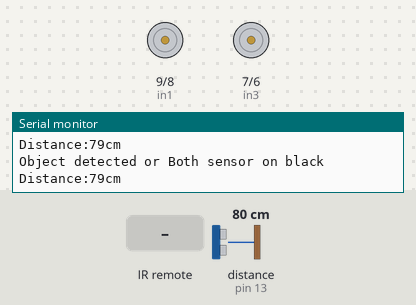
Recording of a sketch running on a simulated Arduino Uno, built with avr-gcc and run on an emulated ATmega328P. Parts: motor-driver pin pairs drawn as motors (green arrow = first pin HIGH = forward, orange = second pin HIGH = backward, longer = more drive, scaled by the enable pin), the last lines printed to the serial monitor. Wiring (inferred from the names in the program): ultrasonic range finder: trigger pin 12; echo pin 13. The inputs (shaded band) are chosen by the test bench; at power-on: distance to the obstacle (sensor on pin 13) 80 cm. The echo pulse lasts 58.3 µs per cm.

Above: at 1.4 s.
1.5 s: infrared code 0xFD8877 received
At 3.2 s:
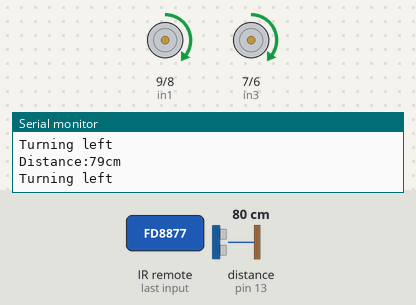
4.0 s: distance to the obstacle (sensor on pin 13) set to 43 cm
6.2 s: distance to the obstacle (sensor on pin 13) set to 36 cm
At 8.0 s:
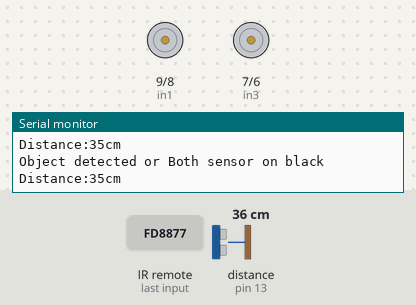
8.4 s: distance to the obstacle (sensor on pin 13) set to 60 cm
At 10.0 s:
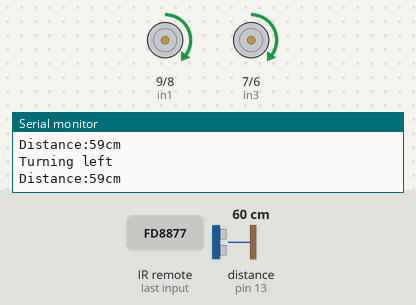
11.0 s: infrared code 0xFD48B7 received
At 13.2 s:
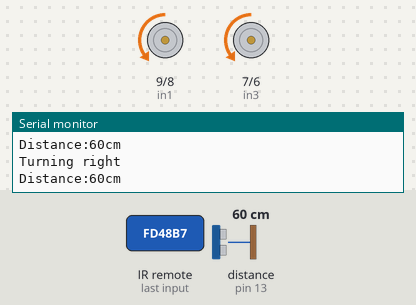
13.5 s: infrared code 0xFD28D7 received
At 15.4 s:
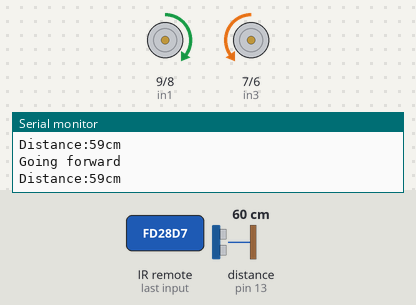
Timing chart, 0 to 16.9 s (numbered marks = the images above; inputs shaded):
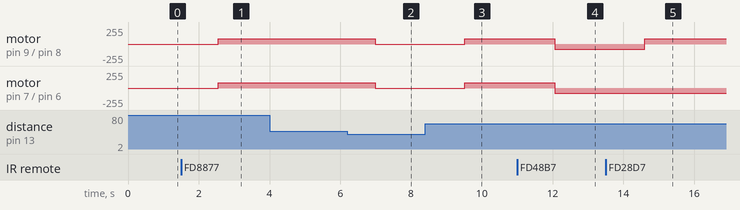

Measured:
- the behaviour switches between 41 and 40 cm on distance to the obstacle (sensor on pin 13) (found by bisection; images 1 and 2)
- after the input at 1.5 s, motor on pin 9 (in1) / pin 8 (in2), motor on pin 7 (in3) / pin 6 (in4): stopped → forward 80/255 after 1.0 s
- after the input at 6.2 s, motor on pin 9 (in1) / pin 8 (in2), motor on pin 7 (in3) / pin 6 (in4): forward 80/255 → stopped after 0.79 s
- after the input at 8.4 s, motor on pin 9 (in1) / pin 8 (in2), motor on pin 7 (in3) / pin 6 (in4): stopped → forward 80/255 after 1.1 s
- after the input at 11.0 s, motor on pin 9 (in1) / pin 8 (in2), motor on pin 7 (in3) / pin 6 (in4): forward 80/255 → backward 80/255 after 1.1 s
- after the input at 13.5 s, motor on pin 9 (in1) / pin 8 (in2): backward 80/255 → forward 80/255 after 1.1 s

The sketch:

Line_following_SIM__White_line_.ino
```cpp
//#include <Arduino.h>
#include <IRremote.h>


/* Loop */
const byte IR = 20;
const byte ultraSonic = 21;
const byte decider = 22;
const byte Forward = 23;
const byte turnRight = 24;
const byte turnLeft = 25;
const byte object = 26;
volatile byte Mode = 20;


/*IR sensors */
const byte virtualIR = 2;
int IR1, IR2;           // Sensor 1 is on the left and Sensor 2 is on the right
IRrecv irrecv(virtualIR);
decode_results virtualIR_read;

/* distance */
const byte trigPin= 12;
const byte echoPin= 13;
int currentDistance;


/* Motors */
const byte enA = 10;   // Motor A connections
const byte in1 = 9;
const byte in2 = 8;
const byte enB = 5;   // Motor B connections
const byte in3 = 7;
const byte in4 = 6;
const byte speed = 150;
const byte turnSpeed = 80;

/* functions */
void distance();
void forward();
void backward();
void forward_right();
void forward_left();
void stop();
void map_IRsensor();


void setup() {
  pinMode(9,OUTPUT);
  pinMode(8,OUTPUT);
  pinMode(7,OUTPUT);
  pinMode(6,OUTPUT);
  pinMode(enA, OUTPUT);
  pinMode(enB, OUTPUT);
  analogWrite(enA, speed);
  analogWrite(enB, speed);

  pinMode(trigPin, OUTPUT);
  pinMode(echoPin, INPUT);

  irrecv.enableIRIn();

  Serial.begin(9600);
}


void loop(){


   switch (Mode)
   {

   case IR:

     map_IRsensor();

     Mode = ultraSonic;

   break;
   case ultraSonic:
   distance();
   delay(500);
   Mode = decider;
   break;
   case decider:

     if (IR1 == 0 && IR2 == 1 && currentDistance >= 40)
     {
       Serial.println("Turning left");
       Mode = turnLeft;
     }else if (IR1 == 1 && IR2 == 0 && currentDistance >= 40)
     {
       Serial.println("Turning right");
       Mode = turnRight;
     }else if (IR1 == 1 && IR2 == 1 && currentDistance >= 40)
     {
       Serial.println("Going forward");
       Mode = Forward;
     }else if ( (IR1 == 0 && IR2 == 0) || currentDistance <= 40)
     {
       Serial.println("Object detected or Both sensor on black");
       Mode = object;
     }
   break;
   case Forward:
   forward();

   Mode = IR;
   break;

   case turnLeft:
    forward_left();

  Mode = IR;
  break;

  case turnRight:
    forward_right();

    Mode = IR;
    break;
  case object:
     stop();

     Mode = IR;
   break;

   default:
     break;
   }
}


//Motor Commands
void forward() {
 digitalWrite(in1, HIGH);
 digitalWrite(in2, LOW);
 digitalWrite(in3, LOW);
 digitalWrite(in4, HIGH);
}

void backward() {
 digitalWrite(in1, LOW);
 digitalWrite(in2, HIGH);
 digitalWrite(in3, HIGH);
 digitalWrite(in4, LOW);
}

void forward_right() {

 analogWrite(enA, turnSpeed);
 analogWrite(enB, turnSpeed);

 digitalWrite(in1, LOW);
 digitalWrite(in2, HIGH);
 digitalWrite(in3, LOW);
 digitalWrite(in4, HIGH);
}

void forward_left() {

 analogWrite(enA, turnSpeed);
 analogWrite(enB, turnSpeed);

 digitalWrite(in1, HIGH);
 digitalWrite(in2, LOW);
 digitalWrite(in3, HIGH);
 digitalWrite(in4, LOW);
}

void stop() {
 digitalWrite(in1, LOW);
 digitalWrite(in3, LOW);
 digitalWrite(in2, LOW);
 digitalWrite(in4, LOW);
}


void distance(){

  digitalWrite(trigPin,LOW);
  delayMicroseconds(10);
  digitalWrite(trigPin,HIGH);
  delayMicroseconds(10);
  digitalWrite(trigPin,LOW);
  int travelTime = pulseIn(echoPin, HIGH);
  delay(20);

  currentDistance = 0.0343*travelTime/2;

  Serial.print("Distance:");
  Serial.print(currentDistance);
  Serial.println("cm");
  delay(10);
}

void map_IRsensor() {

/*_This function Maps the IR remote value to IR Variables.
 * It uses the reading of one virtual IR sensor and maps it to two Physical IR sensors namely IR1 & IR 2.
 *IR1 and IR2 can be used in the main code for IR sensor reads.
 *Just call this function in the void loop before calling IR1 & IR2.
 *This way there will be less adjustment necessary while using the code on professor's platform  _*/


  if (irrecv.decode(&virtualIR_read)) {
    //Serial.println(virtualIR_read.value, HEX);
    irrecv.resume(); // Receive the next value

    if(virtualIR_read.value==0xFD08F7){
      IR1=0;            //both sensors are on the black line.
      IR2=0;            //Remote Button= 1
      Serial.println("Both on black");
      }
       else if(virtualIR_read.value==0xFD8877){
        IR1=0;         //Sensor 1 is on the black line & sensor 2 is on the White surface.
        IR2=1;         //Remote Button= 2
        Serial.println("White and Black");

    }
       else if(virtualIR_read.value==0xFD48B7){
        IR1=1;         //Sensor 2 is on the black line & sensor 1 is On the White Surface.
        IR2=0 ;        //Remote Button= 3
        Serial.println("White and Black");
    }

     else if(virtualIR_read.value==0xFD28D7){
        IR1=1;      //Both Sensors are on the White Surface.
        IR2=1;       //Remote Button= 4
        Serial.println("Both on White");
        }
  }
  delay(100);
}
```

fastPrototype.cpp
```cpp
#include <Arduino.h>
#include <Arduino_FreeRTOS.h>

/*IR sensors */
const byte IR1_pin = 2;   // Left
const byte IR2_pin = 4;   // Right
byte IR1, IR2;

/* distance */
const byte trigPin = 12;
const byte echoPin = 13;
int currentDistance;

/* Motors */
const byte enA = 10;  // Motor Right connections
const byte in1 = 9;   // right motor ; for foward LOW
const byte in2 = 8;   // right motor ; for forward HIGH

const byte enB = 5;   // Motor Left connections
const byte in3 = 7;   // left motor ; for foward LOW
const byte in4 = 6;   // left motor ; for forward HIGH
byte speed = 100;
byte turnSpeed = 80;

void readings(void *argc);
void running(void *argc);

TaskHandle_t Data, go;

/* functions */
void distance();
void forward();
void backward();
void forward_right();
void forward_left();
void stop();

void setup()
{
  pinMode(9, OUTPUT);
  pinMode(8, OUTPUT);
  pinMode(7, OUTPUT);
  pinMode(6, OUTPUT);
  pinMode(enA, OUTPUT);
  pinMode(enB, OUTPUT);
  analogWrite(enA, speed);
  analogWrite(enB, speed);

  pinMode(trigPin, OUTPUT);
  pinMode(echoPin, INPUT);

  xTaskCreate(readings, "Sensor readings", 128, NULL, 1, &Data);
  xTaskCreate(running, "Car running", 128, NULL, 1, &go);
  vTaskStartScheduler();

  Serial.begin(9600);
}

void loop()
{
  // put your main code here, to run repeatedly:
}

void readings(void *argc)
{

  (void)argc;

  while (1)
  {
   IR1 = digitalRead(IR1_pin);
   IR2 = digitalRead(IR2_pin);

   Serial.println(IR1);
   Serial.println(IR2);
  }
}

void running(void *argc)
{

  (void)argc;

  while (1)
  {

  if (IR1 == 1 && IR2 == 0)
     {
       forward_left();

     }else if (IR1 == 0 && IR2 == 1)
     {
       forward_right();

     }else if (IR1 == 0 && IR2 == 0)
     {
       forward();

     }else if (IR1 == 1 && IR2 == 1)
     {
       stop();
     }

  }
}


// Motor Commands
void forward()
{

  analogWrite(enA, speed);
  analogWrite(enB, speed);

  digitalWrite(in1, LOW);  // right motor
  digitalWrite(in2, HIGH); // right motor

  digitalWrite(in3, LOW);  // left motor
  digitalWrite(in4, HIGH); // left motor
}

void backward()
{
  digitalWrite(in1, HIGH);
  digitalWrite(in2, LOW);
  digitalWrite(in3, HIGH);
  digitalWrite(in4, LOW);
}

void forward_right()
{

  analogWrite(enA, 0);
  analogWrite(enB, turnSpeed);
  // right motor
  digitalWrite(in1, LOW);
  digitalWrite(in2, LOW);

  //left motor
  digitalWrite(in3, LOW);
  digitalWrite(in4, HIGH);
}

void forward_left()
{

  analogWrite(enA, turnSpeed);
  analogWrite(enB, 0);

  digitalWrite(in1, LOW);
  digitalWrite(in2, HIGH);
  digitalWrite(in3, LOW);
  digitalWrite(in4, LOW);
}

void stop()
{
  digitalWrite(in1, LOW);
  digitalWrite(in3, LOW);
  digitalWrite(in2, LOW);
  digitalWrite(in4, LOW);
}

void distance()
{
  digitalWrite(trigPin, LOW);
  delayMicroseconds(10);
  digitalWrite(trigPin, HIGH);
  delayMicroseconds(10);
  digitalWrite(trigPin, LOW);
  int travelTime = pulseIn(echoPin, HIGH);

  currentDistance = 0.0343 * travelTime / 2;

  Serial.print("Distance:");
  Serial.print(currentDistance);
  Serial.println("cm");
}
```
